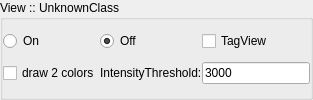
          <widget class="QGroupBox" name="gbUnknownClass">
           <property name="title">
            <string>View :: UnknownClass</string>
           </property>
           <layout class="QGridLayout" name="gridLayout_6">
            <property name="sizeConstraint">
             <enum>QLayout::SetMinimumSize</enum>
            </property>
            <property name="margin">
             <number>0</number>
            </property>
            <property name="spacing">
             <number>0</number>
            </property>
            <item row="0" column="0">
             <widget class="QRadioButton" name="radioUnknownClassViewOn">
              <property name="text">
               <string>On</string>
              </property>
             </widget>
            </item>
            <item row="0" column="1">
             <widget class="QRadioButton" name="radioUnknownClassViewOff">
              <property name="text">
               <string>Off</string>
              </property>
              <property name="checked">
               <bool>true</bool>
              </property>
             </widget>
            </item>
            <item row="0" column="2">
             <widget class="QCheckBox" name="ckbUnknownClassTagView">
              <property name="sizePolicy">
               <sizepolicy hsizetype="Minimum" vsizetype="Minimum">
                <horstretch>0</horstretch>
                <verstretch>0</verstretch>
               </sizepolicy>
              </property>
              <property name="locale">
               <locale language="English" country="UnitedStates"/>
              </property>
              <property name="text">
               <string>TagView</string>
              </property>
             </widget>
            </item>
            <item row="2" column="2">
             <widget class="QLineEdit" name="leUnknownIntensityThreshold">
              <property name="sizePolicy">
               <sizepolicy hsizetype="Fixed" vsizetype="Fixed">
                <horstretch>0</horstretch>
                <verstretch>0</verstretch>
               </sizepolicy>
              </property>
              <property name="cursor">
               <cursorShape>IBeamCursor</cursorShape>
              </property>
              <property name="text">
               <string>3000</string>
              </property>
             </widget>
            </item>
            <item row="2" column="1">
             <widget class="QLabel" name="lblUnknownIntensityThreshold">
              <property name="text">
               <string>IntensityThreshold:</string>
              </property>
             </widget>
            </item>
            <item row="2" column="0">
             <widget class="QCheckBox" name="ckbUnknownTwoColors">
              <property name="sizePolicy">
               <sizepolicy hsizetype="Minimum" vsizetype="Minimum">
                <horstretch>0</horstretch>
                <verstretch>0</verstretch>
               </sizepolicy>
              </property>
              <property name="locale">
               <locale language="English" country="UnitedStates"/>
              </property>
              <property name="text">
               <string>draw 2 colors</string>
              </property>
             </widget>
            </item>
           </layout>
          </widget>
